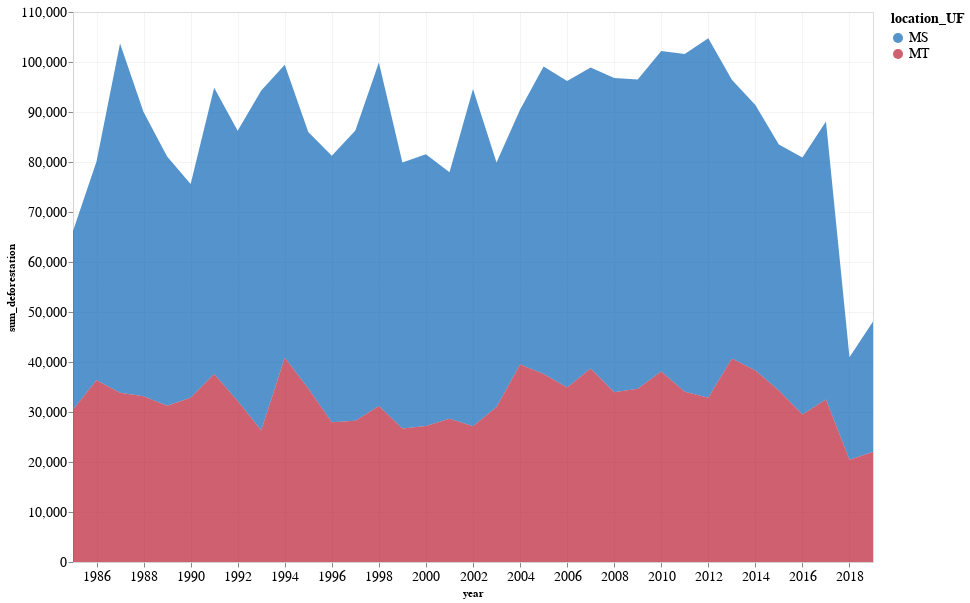

Notebook source saved alongside this figure:
### Code cell
qntd_deforestation_chart = alt.Chart(pantanal_deforestation_df).mark_area(opacity=0.7).encode(
    x='year:T',
    y='sum_deforestation:Q',
    color='location_UF',
#     opacity='location_UF:O'
).transform_aggregate(
    sum_deforestation='sum(deforestation_ha)',
    groupby=[
        "year", 
#         "location",
        "location_UF"
    ]
)

(qntd_deforestation_chart).properties(
    width=800,
    height=550
)

### Figure 1 — Vega-Lite specification as saved in the notebook (floating-point values rounded to 4 significant figures; data arrays with more than 128 entries replaced by an {"elided": "..."} marker saying what was removed)
{"config": {"view": {"width": 533.3, "height": 300.0, "fill": "white"}, "title": {"align": "left", "anchor": "start", "frame": "group", "font": "Helvetica Neue", "fontSize": 18, "dy": -2, "subtitleFont": "Helvetica Neue", "subtitleFontSize": 14, "fontWeight": "normal"}, "axis": {"domainColor": "lightGrey", "gridColor": "lightGrey", "gridWidth": 0.25, "titleFont": "Helvetica Neue", "titleFontSize": 11, "labelFont": "Helvetica Neue", "labelFontSize": 14}, "legend": {"layout": {"anchor": "start"}, "labelLimit": 0, "titleFontSize": 14, "titleFont": "Helvetica Neue", "labelFontSize": 14, "labelFont": "Helvetica Neue"}, "header": {"title": null, "titleFont": "Helvetica Neue", "labelFont": "Helvetica Neue", "labelFontSize": 14, "labelPadding": 2}, "range": {"category": ["#0C66B5", "#BA1D32", "#0F8E40", "#E56F20", "#862BAF", "#626D69", "#ED5087", "#3DB9E2", "#51DB63", "#E26868", "#FFB270", "#B37CEA", "#A8A1A4", "#FF87CD"]}}, "data": {"name": "data-bf8635a74faea1a4c883281ae132e062"}, "mark": {"type": "area", "opacity": 0.7}, "encoding": {"color": {"field": "location_UF", "type": "nominal"}, "x": {"field": "year", "type": "temporal"}, "y": {"field": "sum_deforestation", "type": "quantitative"}}, "height": 550, "transform": [{"aggregate": [{"op": "sum", "field": "deforestation_ha", "as": "sum_deforestation"}], "groupby": ["year", "location_UF"]}], "width": 800, "$schema": "https://vega.github.io/schema/vega-lite/v4.17.0.json", "datasets": {"data-bf8635a74faea1a4c883281ae132e062": {"elided": "560 records"}}}
